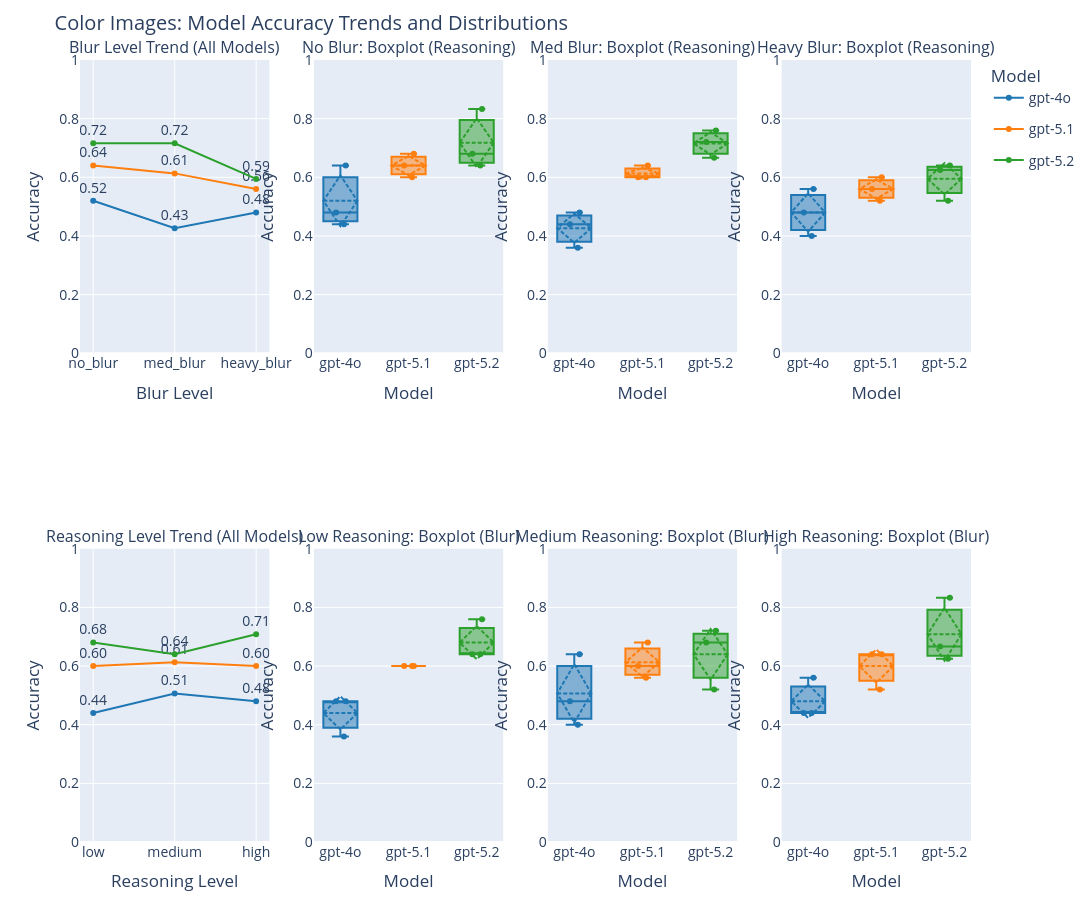

The cell this chart's notebook holds for it:
### Code cell
# Color Images: Multifigure Plot (Plotly Boxplots, legend for all models)
import plotly.graph_objs as go
from plotly.subplots import make_subplots

color_df = full_df[(full_df['image_type'] == 'color') & (full_df['skills'] == 'no_skills')]
model_palette = {'gpt-4o': '#1f77b4', 'gpt-5.1': '#ff7f0e', 'gpt-5.2': '#2ca02c'}
blur_levels = ['no_blur', 'med_blur', 'heavy_blur']
reasoning_levels = ['low', 'medium', 'high']

fig = make_subplots(rows=2, cols=4, subplot_titles=[
    'Blur Level Trend (All Models)',
    'No Blur: Boxplot (Reasoning)',
    'Med Blur: Boxplot (Reasoning)',
    'Heavy Blur: Boxplot (Reasoning)',
    'Reasoning Level Trend (All Models)',
    'Low Reasoning: Boxplot (Blur)',
    'Medium Reasoning: Boxplot (Blur)',
    'High Reasoning: Boxplot (Blur)'
])

# 1. First column, top row: line plot for blur trends
blur_accs = {model: [] for model in model_palette}
for blur_level in blur_levels:
    df_blur = color_df[color_df['blur'] == blur_level]
    accs = df_blur.groupby('model')['correct'].mean().reindex(model_palette.keys()).reset_index()
    for model, acc in zip(accs['model'], accs['correct']):
        blur_accs[model].append(acc)
x_blur = blur_levels
for model, color in model_palette.items():
    yvals = blur_accs[model]
    fig.add_trace(
        go.Scatter(x=x_blur, y=yvals, mode='lines+markers+text',
                   name=model, marker=dict(color=color),
                   text=[f'{y:.2f}' if y is not None else '' for y in yvals],
                   textposition='top center',
                   legendgroup=model,
                   showlegend=True),
        row=1, col=1
    )
fig.update_xaxes(title_text='Blur Level', row=1, col=1)
fig.update_yaxes(title_text='Accuracy', range=[0,1], row=1, col=1)

# 2. Top row: boxplots for each blur level (distribution across reasoning levels)
for i, blur_level in enumerate(blur_levels):
    df_blur = color_df[color_df['blur'] == blur_level]
    config_groups = df_blur.groupby(['model', 'reasoning'])['correct'].mean().reset_index()
    for model, color in model_palette.items():
        accs = config_groups[config_groups['model'] == model]['correct'].values
        fig.add_trace(
            go.Box(
                y=accs,
                x=[model]*len(accs),
                name=model,
                marker_color=color,
                boxmean='sd',
                boxpoints='all',
                jitter=0.4,
                pointpos=0,
                legendgroup=model,
                showlegend=False,
                line=dict(width=2),
                width=0.5
            ),
            row=1, col=i+2
        )
    fig.update_xaxes(title_text='Model', categoryorder='array', categoryarray=list(model_palette.keys()), row=1, col=i+2)
    fig.update_yaxes(title_text='Accuracy', range=[0,1], row=1, col=i+2)

# 3. First column, bottom row: line plot for reasoning trends
reasoning_accs = {model: [] for model in model_palette}
for reasoning_level in reasoning_levels:
    df_reasoning = color_df[color_df['reasoning'] == reasoning_level]
    accs = df_reasoning.groupby('model')['correct'].mean().reindex(model_palette.keys()).reset_index()
    for model, acc in zip(accs['model'], accs['correct']):
        reasoning_accs[model].append(acc)
x_reason = reasoning_levels
for model, color in model_palette.items():
    yvals = reasoning_accs[model]
    fig.add_trace(
        go.Scatter(x=x_reason, y=yvals, mode='lines+markers+text',
                   name=model, marker=dict(color=color),
                   text=[f'{y:.2f}' if y is not None else '' for y in yvals],
                   textposition='top center',
                   legendgroup=model,
                   showlegend=False),
        row=2, col=1
    )
fig.update_xaxes(title_text='Reasoning Level', row=2, col=1)
fig.update_yaxes(title_text='Accuracy', range=[0,1], row=2, col=1)

# 4. Bottom row: boxplots for each reasoning level (distribution across blur levels)
for i, reasoning_level in enumerate(reasoning_levels):
    df_reasoning = color_df[color_df['reasoning'] == reasoning_level]
    config_groups = df_reasoning.groupby(['model', 'blur'])['correct'].mean().reset_index()
    for model, color in model_palette.items():
        accs = config_groups[config_groups['model'] == model]['correct'].values
        fig.add_trace(
            go.Box(
                y=accs,
                x=[model]*len(accs),
                name=model,
                marker_color=color,
                boxmean='sd',
                boxpoints='all',
                jitter=0.4,
                pointpos=0,
                legendgroup=model,
                showlegend=False,
                line=dict(width=2),
                width=0.5
            ),
            row=2, col=i+2
        )
    fig.update_xaxes(title_text='Model', categoryorder='array', categoryarray=list(model_palette.keys()), row=2, col=i+2)
    fig.update_yaxes(title_text='Accuracy', range=[0,1], row=2, col=i+2)

fig.update_layout(
    height=900, width=2400,
    title_text='Color Images: Model Accuracy Trends and Distributions',
    boxmode='group',
    legend_title_text='Model',
    margin=dict(t=60, b=40),
    font=dict(size=14),
)
fig.show()

### Figure 1 — Plotly figure (JSON) as saved in the notebook; plotly's stock layout.template omitted (floating-point values rounded to 4 significant figures)
{"data": [{"legendgroup": "gpt-4o", "marker": {"color": "#1f77b4"}, "mode": "lines+markers+text", "name": "gpt-4o", "showlegend": true, "text": ["0.52", "0.43", "0.48"], "textposition": "top center", "type": "scatter", "x": ["no_blur", "med_blur", "heavy_blur"], "xaxis": "x", "y": [0.52, 0.4267, 0.48], "yaxis": "y"}, {"legendgroup": "gpt-5.1", "marker": {"color": "#ff7f0e"}, "mode": "lines+markers+text", "name": "gpt-5.1", "showlegend": true, "text": ["0.64", "0.61", "0.56"], "textposition": "top center", "type": "scatter", "x": ["no_blur", "med_blur", "heavy_blur"], "xaxis": "x", "y": [0.64, 0.6133, 0.56], "yaxis": "y"}, {"legendgroup": "gpt-5.2", "marker": {"color": "#2ca02c"}, "mode": "lines+markers+text", "name": "gpt-5.2", "showlegend": true, "text": ["0.72", "0.72", "0.59"], "textposition": "top center", "type": "scatter", "x": ["no_blur", "med_blur", "heavy_blur"], "xaxis": "x", "y": [0.7162, 0.7162, 0.5946], "yaxis": "y"}, {"boxmean": "sd", "boxpoints": "all", "jitter": 0.4, "legendgroup": "gpt-4o", "line": {"width": 2}, "marker": {"color": "#1f77b4"}, "name": "gpt-4o", "pointpos": 0, "showlegend": false, "type": "box", "width": 0.5, "x": ["gpt-4o", "gpt-4o", "gpt-4o"], "xaxis": "x2", "y": [0.44, 0.48, 0.64], "yaxis": "y2"}, {"boxmean": "sd", "boxpoints": "all", "jitter": 0.4, "legendgroup": "gpt-5.1", "line": {"width": 2}, "marker": {"color": "#ff7f0e"}, "name": "gpt-5.1", "pointpos": 0, "showlegend": false, "type": "box", "width": 0.5, "x": ["gpt-5.1", "gpt-5.1", "gpt-5.1"], "xaxis": "x2", "y": [0.64, 0.6, 0.68], "yaxis": "y2"}, {"boxmean": "sd", "boxpoints": "all", "jitter": 0.4, "legendgroup": "gpt-5.2", "line": {"width": 2}, "marker": {"color": "#2ca02c"}, "name": "gpt-5.2", "pointpos": 0, "showlegend": false, "type": "box", "width": 0.5, "x": ["gpt-5.2", "gpt-5.2", "gpt-5.2"], "xaxis": "x2", "y": [0.8333, 0.64, 0.68], "yaxis": "y2"}, {"boxmean": "sd", "boxpoints": "all", "jitter": 0.4, "legendgroup": "gpt-4o", "line": {"width": 2}, "marker": {"color": "#1f77b4"}, "name": "gpt-4o", "pointpos": 0, "showlegend": false, "type": "box", "width": 0.5, "x": ["gpt-4o", "gpt-4o", "gpt-4o"], "xaxis": "x3", "y": [0.44, 0.36, 0.48], "yaxis": "y3"}, {"boxmean": "sd", "boxpoints": "all", "jitter": 0.4, "legendgroup": "gpt-5.1", "line": {"width": 2}, "marker": {"color": "#ff7f0e"}, "name": "gpt-5.1", "pointpos": 0, "showlegend": false, "type": "box", "width": 0.5, "x": ["gpt-5.1", "gpt-5.1", "gpt-5.1"], "xaxis": "x3", "y": [0.64, 0.6, 0.6], "yaxis": "y3"}, {"boxmean": "sd", "boxpoints": "all", "jitter": 0.4, "legendgroup": "gpt-5.2", "line": {"width": 2}, "marker": {"color": "#2ca02c"}, "name": "gpt-5.2", "pointpos": 0, "showlegend": false, "type": "box", "width": 0.5, "x": ["gpt-5.2", "gpt-5.2", "gpt-5.2"], "xaxis": "x3", "y": [0.6667, 0.76, 0.72], "yaxis": "y3"}, {"boxmean": "sd", "boxpoints": "all", "jitter": 0.4, "legendgroup": "gpt-4o", "line": {"width": 2}, "marker": {"color": "#1f77b4"}, "name": "gpt-4o", "pointpos": 0, "showlegend": false, "type": "box", "width": 0.5, "x": ["gpt-4o", "gpt-4o", "gpt-4o"], "xaxis": "x4", "y": [0.56, 0.48, 0.4], "yaxis": "y4"}, {"boxmean": "sd", "boxpoints": "all", "jitter": 0.4, "legendgroup": "gpt-5.1", "line": {"width": 2}, "marker": {"color": "#ff7f0e"}, "name": "gpt-5.1", "pointpos": 0, "showlegend": false, "type": "box", "width": 0.5, "x": ["gpt-5.1", "gpt-5.1", "gpt-5.1"], "xaxis": "x4", "y": [0.52, 0.6, 0.56], "yaxis": "y4"}, {"boxmean": "sd", "boxpoints": "all", "jitter": 0.4, "legendgroup": "gpt-5.2", "line": {"width": 2}, "marker": {"color": "#2ca02c"}, "name": "gpt-5.2", "pointpos": 0, "showlegend": false, "type": "box", "width": 0.5, "x": ["gpt-5.2", "gpt-5.2", "gpt-5.2"], "xaxis": "x4", "y": [0.625, 0.64, 0.52], "yaxis": "y4"}, {"legendgroup": "gpt-4o", "marker": {"color": "#1f77b4"}, "mode": "lines+markers+text", "name": "gpt-4o", "showlegend": false, "text": ["0.44", "0.51", "0.48"], "textposition": "top center", "type": "scatter", "x": ["low", "medium", "high"], "xaxis": "x5", "y": [0.44, 0.5067, 0.48], "yaxis": "y5"}, {"legendgroup": "gpt-5.1", "marker": {"color": "#ff7f0e"}, "mode": "lines+markers+text", "name": "gpt-5.1", "showlegend": false, "text": ["0.60", "0.61", "0.60"], "textposition": "top center", "type": "scatter", "x": ["low", "medium", "high"], "xaxis": "x5", "y": [0.6, 0.6133, 0.6], "yaxis": "y5"}, {"legendgroup": "gpt-5.2", "marker": {"color": "#2ca02c"}, "mode": "lines+markers+text", "name": "gpt-5.2", "showlegend": false, "text": ["0.68", "0.64", "0.71"], "textposition": "top center", "type": "scatter", "x": ["low", "medium", "high"], "xaxis": "x5", "y": [0.68, 0.64, 0.7083], "yaxis": "y5"}, {"boxmean": "sd", "boxpoints": "all", "jitter": 0.4, "legendgroup": "gpt-4o", "line": {"width": 2}, "marker": {"color": "#1f77b4"}, "name": "gpt-4o", "pointpos": 0, "showlegend": false, "type": "box", "width": 0.5, "x": ["gpt-4o", "gpt-4o", "gpt-4o"], "xaxis": "x6", "y": [0.48, 0.36, 0.48], "yaxis": "y6"}, {"boxmean": "sd", "boxpoints": "all", "jitter": 0.4, "legendgroup": "gpt-5.1", "line": {"width": 2}, "marker": {"color": "#ff7f0e"}, "name": "gpt-5.1", "pointpos": 0, "showlegend": false, "type": "box", "width": 0.5, "x": ["gpt-5.1", "gpt-5.1", "gpt-5.1"], "xaxis": "x6", "y": [0.6, 0.6, 0.6], "yaxis": "y6"}, {"boxmean": "sd", "boxpoints": "all", "jitter": 0.4, "legendgroup": "gpt-5.2", "line": {"width": 2}, "marker": {"color": "#2ca02c"}, "name": "gpt-5.2", "pointpos": 0, "showlegend": false, "type": "box", "width": 0.5, "x": ["gpt-5.2", "gpt-5.2", "gpt-5.2"], "xaxis": "x6", "y": [0.64, 0.76, 0.64], "yaxis": "y6"}, {"boxmean": "sd", "boxpoints": "all", "jitter": 0.4, "legendgroup": "gpt-4o", "line": {"width": 2}, "marker": {"color": "#1f77b4"}, "name": "gpt-4o", "pointpos": 0, "showlegend": false, "type": "box", "width": 0.5, "x": ["gpt-4o", "gpt-4o", "gpt-4o"], "xaxis": "x7", "y": [0.4, 0.48, 0.64], "yaxis": "y7"}, {"boxmean": "sd", "boxpoints": "all", "jitter": 0.4, "legendgroup": "gpt-5.1", "line": {"width": 2}, "marker": {"color": "#ff7f0e"}, "name": "gpt-5.1", "pointpos": 0, "showlegend": false, "type": "box", "width": 0.5, "x": ["gpt-5.1", "gpt-5.1", "gpt-5.1"], "xaxis": "x7", "y": [0.56, 0.6, 0.68], "yaxis": "y7"}, {"boxmean": "sd", "boxpoints": "all", "jitter": 0.4, "legendgroup": "gpt-5.2", "line": {"width": 2}, "marker": {"color": "#2ca02c"}, "name": "gpt-5.2", "pointpos": 0, "showlegend": false, "type": "box", "width": 0.5, "x": ["gpt-5.2", "gpt-5.2", "gpt-5.2"], "xaxis": "x7", "y": [0.52, 0.72, 0.68], "yaxis": "y7"}, {"boxmean": "sd", "boxpoints": "all", "jitter": 0.4, "legendgroup": "gpt-4o", "line": {"width": 2}, "marker": {"color": "#1f77b4"}, "name": "gpt-4o", "pointpos": 0, "showlegend": false, "type": "box", "width": 0.5, "x": ["gpt-4o", "gpt-4o", "gpt-4o"], "xaxis": "x8", "y": [0.56, 0.44, 0.44], "yaxis": "y8"}, {"boxmean": "sd", "boxpoints": "all", "jitter": 0.4, "legendgroup": "gpt-5.1", "line": {"width": 2}, "marker": {"color": "#ff7f0e"}, "name": "gpt-5.1", "pointpos": 0, "showlegend": false, "type": "box", "width": 0.5, "x": ["gpt-5.1", "gpt-5.1", "gpt-5.1"], "xaxis": "x8", "y": [0.52, 0.64, 0.64], "yaxis": "y8"}, {"boxmean": "sd", "boxpoints": "all", "jitter": 0.4, "legendgroup": "gpt-5.2", "line": {"width": 2}, "marker": {"color": "#2ca02c"}, "name": "gpt-5.2", "pointpos": 0, "showlegend": false, "type": "box", "width": 0.5, "x": ["gpt-5.2", "gpt-5.2", "gpt-5.2"], "xaxis": "x8", "y": [0.625, 0.6667, 0.8333], "yaxis": "y8"}], "layout": {"annotations": [{"font": {"size": 16}, "showarrow": false, "text": "Blur Level Trend (All Models)", "x": 0.1062, "xanchor": "center", "xref": "paper", "y": 1, "yanchor": "bottom", "yref": "paper"}, {"font": {"size": 16}, "showarrow": false, "text": "No Blur: Boxplot (Reasoning)", "x": 0.3688, "xanchor": "center", "xref": "paper", "y": 1, "yanchor": "bottom", "yref": "paper"}, {"font": {"size": 16}, "showarrow": false, "text": "Med Blur: Boxplot (Reasoning)", "x": 0.6313, "xanchor": "center", "xref": "paper", "y": 1, "yanchor": "bottom", "yref": "paper"}, {"font": {"size": 16}, "showarrow": false, "text": "Heavy Blur: Boxplot (Reasoning)", "x": 0.8938, "xanchor": "center", "xref": "paper", "y": 1, "yanchor": "bottom", "yref": "paper"}, {"font": {"size": 16}, "showarrow": false, "text": "Reasoning Level Trend (All Models)", "x": 0.1062, "xanchor": "center", "xref": "paper", "y": 0.375, "yanchor": "bottom", "yref": "paper"}, {"font": {"size": 16}, "showarrow": false, "text": "Low Reasoning: Boxplot (Blur)", "x": 0.3688, "xanchor": "center", "xref": "paper", "y": 0.375, "yanchor": "bottom", "yref": "paper"}, {"font": {"size": 16}, "showarrow": false, "text": "Medium Reasoning: Boxplot (Blur)", "x": 0.6313, "xanchor": "center", "xref": "paper", "y": 0.375, "yanchor": "bottom", "yref": "paper"}, {"font": {"size": 16}, "showarrow": false, "text": "High Reasoning: Boxplot (Blur)", "x": 0.8938, "xanchor": "center", "xref": "paper", "y": 0.375, "yanchor": "bottom", "yref": "paper"}], "boxmode": "group", "font": {"size": 14}, "height": 900, "legend": {"title": {"text": "Model"}}, "margin": {"b": 40, "t": 60}, "title": {"text": "Color Images: Model Accuracy Trends and Distributions"}, "width": 2400, "xaxis": {"anchor": "y", "domain": [0, 0.2125], "title": {"text": "Blur Level"}}, "xaxis2": {"anchor": "y2", "categoryarray": ["gpt-4o", "gpt-5.1", "gpt-5.2"], "categoryorder": "array", "domain": [0.2625, 0.475], "title": {"text": "Model"}}, "xaxis3": {"anchor": "y3", "categoryarray": ["gpt-4o", "gpt-5.1", "gpt-5.2"], "categoryorder": "array", "domain": [0.525, 0.7375], "title": {"text": "Model"}}, "xaxis4": {"anchor": "y4", "categoryarray": ["gpt-4o", "gpt-5.1", "gpt-5.2"], "categoryorder": "array", "domain": [0.7875, 1], "title": {"text": "Model"}}, "xaxis5": {"anchor": "y5", "domain": [0, 0.2125], "title": {"text": "Reasoning Level"}}, "xaxis6": {"anchor": "y6", "categoryarray": ["gpt-4o", "gpt-5.1", "gpt-5.2"], "categoryorder": "array", "domain": [0.2625, 0.475], "title": {"text": "Model"}}, "xaxis7": {"anchor": "y7", "categoryarray": ["gpt-4o", "gpt-5.1", "gpt-5.2"], "categoryorder": "array", "domain": [0.525, 0.7375], "title": {"text": "Model"}}, "xaxis8": {"anchor": "y8", "categoryarray": ["gpt-4o", "gpt-5.1", "gpt-5.2"], "categoryorder": "array", "domain": [0.7875, 1], "title": {"text": "Model"}}, "yaxis": {"anchor": "x", "domain": [0.625, 1], "range": [0, 1], "title": {"text": "Accuracy"}}, "yaxis2": {"anchor": "x2", "domain": [0.625, 1], "range": [0, 1], "title": {"text": "Accuracy"}}, "yaxis3": {"anchor": "x3", "domain": [0.625, 1], "range": [0, 1], "title": {"text": "Accuracy"}}, "yaxis4": {"anchor": "x4", "domain": [0.625, 1], "range": [0, 1], "title": {"text": "Accuracy"}}, "yaxis5": {"anchor": "x5", "domain": [0, 0.375], "range": [0, 1], "title": {"text": "Accuracy"}}, "yaxis6": {"anchor": "x6", "domain": [0, 0.375], "range": [0, 1], "title": {"text": "Accuracy"}}, "yaxis7": {"anchor": "x7", "domain": [0, 0.375], "range": [0, 1], "title": {"text": "Accuracy"}}, "yaxis8": {"anchor": "x8", "domain": [0, 0.375], "range": [0, 1], "title": {"text": "Accuracy"}}}}
